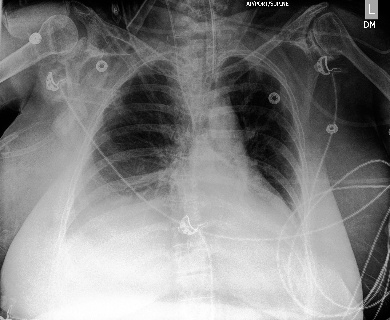
#> input picture Python Programming/Machine Learning/Lung Segmentation/Hull Convex/4.jpg, 390 x 320 px
$ python img_seg.py   (Python 2 division)
#> lines starting #> are read from the running program, lines starting #| are printed output that depends on the picture
from PIL import Image

img = Image.open('4.jpg') # Can be many different formats.
#> img is the input picture: PIL image 390x320 L; min 0, max 255, mean 129.4
pix = img.load()
size = img.size
#> size = (390, 320)
print "\n The size of the image is : ", size, ".\n"  # Get the width and hight of the image for iterating over
#|  The size of the image is :  (390, 320) .

#find the middle
for i in range(0, size[1]):
        print "[",
        for j in range(0, size[0]):
            print pix[j, i], " ",
        print "]\n"
#> this loop made 320 passes
#> (printed output is left out)

middle = size[0] / 2
#> middle = 195
condition_1, condition_2 = False, False
for i in range(0, size[0]):
    tmp_1, tmp_2= 0, 0
    if pix[i, size[1] / 2 ] < 240:
        condition_1 = True
    if condition_1 and pix[i, size[1] / 2 ] > 240:
        condition_2 = True
        tmp_1 = i
    while(condition_1 and condition_2 and i < size[0] - 1):
        i += 1
        if pix[i, size[1] / 2] < 240:
            tmp_2 = i - 1
            middle = (tmp_1 + tmp_2) / 2
            break
    if condition_1 and condition_2:
        break

print "the middle of the image is at pixel: ", middle

# [8 lines of commented-out code are left out]
for i in range(0, size[1]):
    #from middle to right
    for j in range(middle, size[0]):
        if pix[j, i] > 140:
            pix[j, i] = 0
        else:
            break
    #from middle to left
    for k in range(middle - 1, 0, -1):
        if pix[k, i] > 140:
            pix[k, i] = 0
        else:
            break
#from left
for i in range(0, size[1]):
    for j in range(0, size[0]):
        if pix[j, i] < 150:
            pix[j, i] = 0
        else:
            break
#from right
for i in range(0, size[1]):
    for j in range(size[0] - 1, 0, -1):
        if pix[j, i] < 150:
            pix[j, i] = 0
        else:
            break
#from top
for i in range(0, size[0]):
    for j in range(0, size[1]):
        if pix[i, j] < 100:
            pix[i, j] = 0
        else:
            break
#from bottom
for i in range(0, size[0]):
    for j in range(size[1] - 1, 0, -1):
        if pix[i, j] < 90:
            pix[i, j] = 0
        else:
            break


img.show()
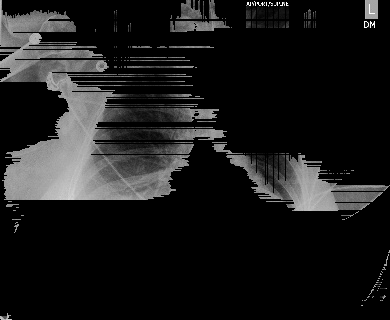
#> shown: PIL image 390x320 L; min 0, max 255, mean 27.2
#img.save("4_seg.jpg")


#print pix[x,y]  # Get the RGBA Value of the a pixel of an image
#pix[x,y] = value  # Set the RGBA Value of the image (tuple)
#im.save('alive_parrot.png')  # Save the modified pixels as .png

$ run again, with Python Programming/Machine Learning/Lung Segmentation/Hull Convex/1.jpg copied over Python Programming/Machine Learning/Lung Segmentation/Hull Convex/4.jpg
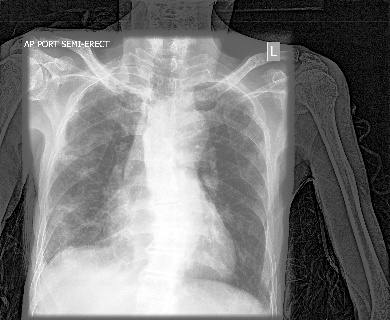
#> input picture Python Programming/Machine Learning/Lung Segmentation/Hull Convex/1.jpg, 390 x 320 px
#> img is the input picture: PIL image 390x320 L; min 0, max 255, mean 122.6
#|  The size of the image is :  (390, 320) .
#> the loop `for i in range(0, size[1]):` made 320 passes
#> (printed output is left out)
#> `img.show()`:
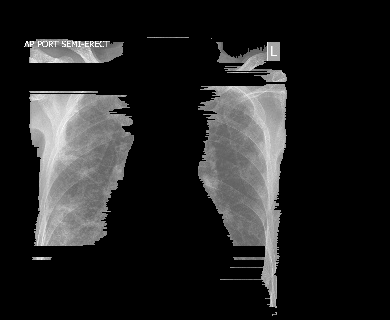
#> shown: PIL image 390x320 L; min 0, max 255, mean 34.1

$ run again, with Python Programming/Machine Learning/Lung Segmentation/Hull Convex/12.jpg copied over Python Programming/Machine Learning/Lung Segmentation/Hull Convex/4.jpg
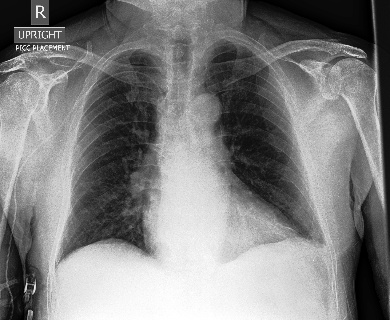
#> input picture Python Programming/Machine Learning/Lung Segmentation/Hull Convex/12.jpg, 390 x 320 px
#> img is the input picture: PIL image 390x320 L; min 0, max 255, mean 128
#|  The size of the image is :  (390, 320) .
#> the loop `for i in range(0, size[1]):` made 320 passes
#> (printed output is left out)
#> `img.show()`:
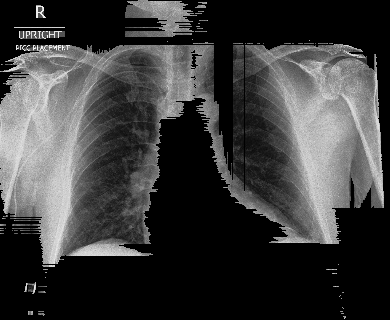
#> shown: PIL image 390x320 L; min 0, max 255, mean 60.1

$ run again, with Python Programming/Machine Learning/Lung Segmentation/Hull Convex/24.jpg copied over Python Programming/Machine Learning/Lung Segmentation/Hull Convex/4.jpg
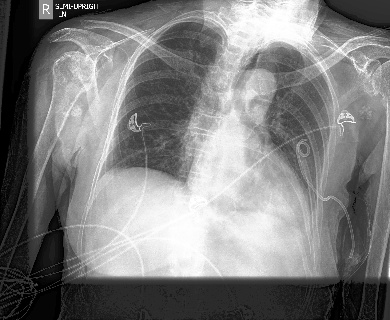
#> input picture Python Programming/Machine Learning/Lung Segmentation/Hull Convex/24.jpg, 390 x 320 px
#> img is the input picture: PIL image 390x320 L; min 0, max 255, mean 126.2
#|  The size of the image is :  (390, 320) .
#> the loop `for i in range(0, size[1]):` made 320 passes
#> (printed output is left out)
#> `img.show()`:
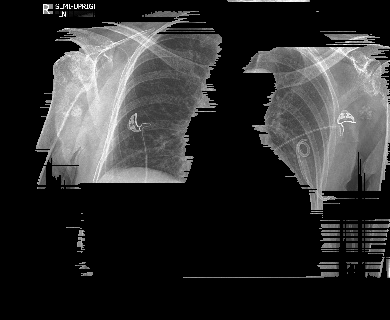
#> shown: PIL image 390x320 L; min 0, max 255, mean 46.6
